Frame 1 (no input): blank canvas, image omitted
Frame 60 (no input): blank canvas, image omitted
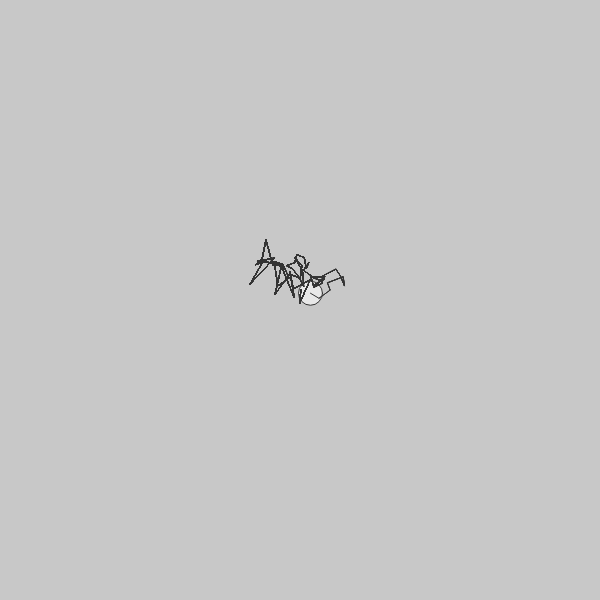
Frame 120 (the mouse pressed at the canvas centre since frame 60)

The p5.js sketch whose frames 1 and 60 were blank and that drew this single picture after the mouse press (run headless with seeded random() and noise() and a simulated clock; from frame 60 on, the mouse is pressed at the canvas centre):

// p5.js sketch
// ── sketch.js
// Object trails and object placement via mouse click
// Stores historical data of location in an array
let particles = [];

function setup() {
	createCanvas(600, 600);

}

function mousePressed() {
	particles.push(new Particle(mouseX, mouseY));
}

function draw() {
	background(200);
	for (let i =0; i < particles.length; i++) {
	particles[i].update();
 	particles[i].show();
	}
	// line(frameCount, 0, frameCount, height);
}

// ── particle.js
function Particle(x, y) {
  this.x = x;
  this.y = y;

   this.history = [];

  this.update = function() {
    this.x += random(-10, 10);
    this.y += random(-10, 10);

    for (let i = 0; i < this.history.length; i++) {
      this.history[i].x += random(-2, 2);
      this.history[i].y += random(-2, 2);

    }

    var v = createVector(this.x,this.y);
      this.history.push(v);
      if (this.history.length > 100) {
      this.history.splice(0, 1);
    }
    // console.log(v);
  }

  this.show = function() {
    stroke(52);
    fill(255, 150);
    ellipse(this.x, this.y, 24, 24)
    noFill();
    beginShape();
    for (let i = 0; i < this.history.length; i ++) {
      let pos = this.history[i];
      // fill(random(255), random(255), random(255));
      // ellipse(pos.x, pos.y, i, i);
      vertex(pos.x, pos.y);
      endShape();
      }
  }
}
